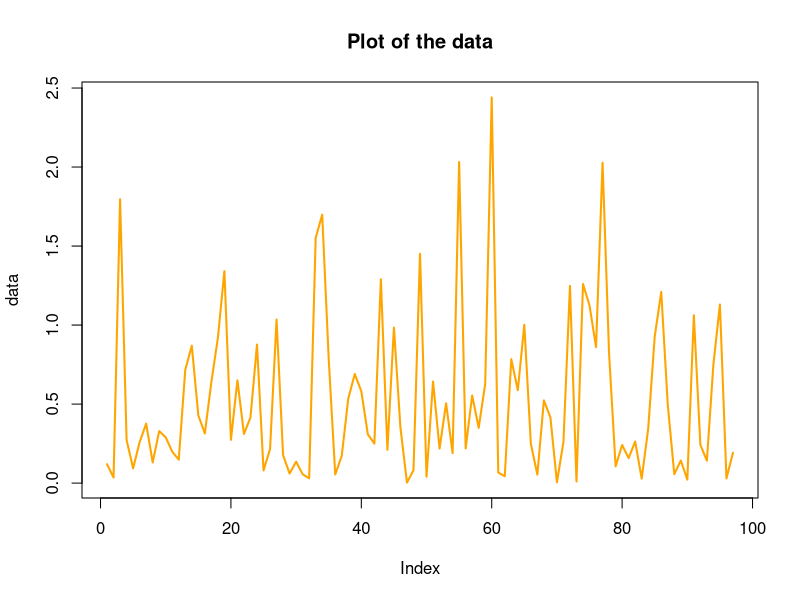
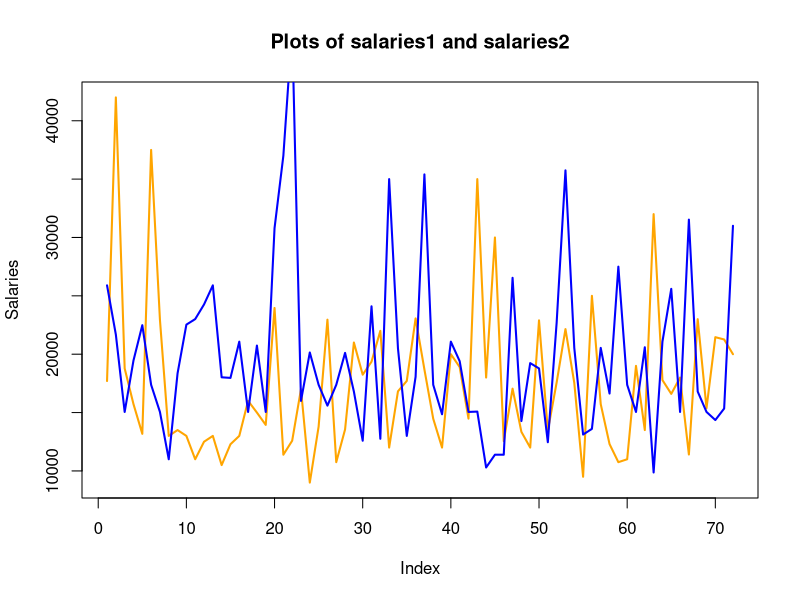
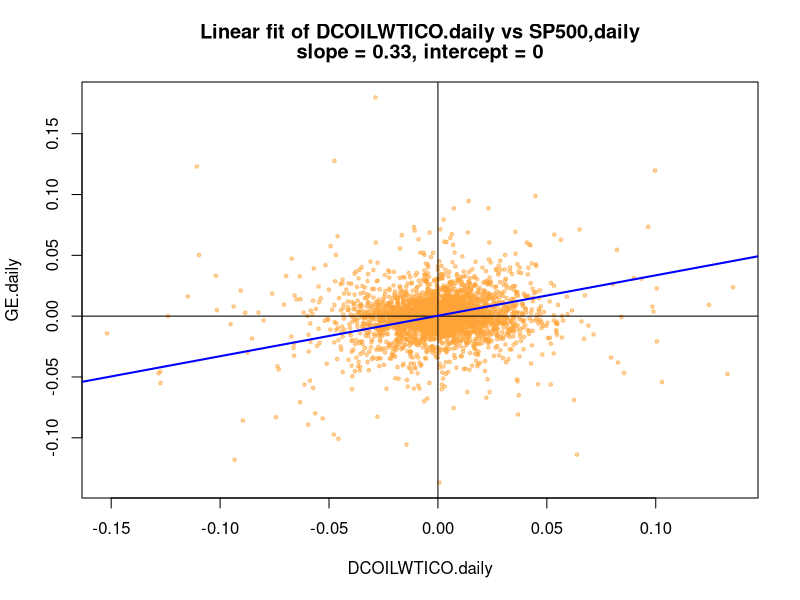

Recreate these plots in R, in order.
# studio12.r

# Bootstrap problem --------------------------
# ------------------------------------- #
# Sample code for finding a bootstrap confidence interval for the mean 
# We use simulated data

# Simulate some data: we arbitrarily get it from an exponential(2) distribution.
# with sample size 97
data = rexp(97, 2)

# Plot the data to see that it appears reasonable
plot(data, col="orange", type='l', lwd=2, ylab="data")
title("Plot of the data")

#find the sample mean 
sampleMean = mean(data)

# Generate a lot of bootstrap mean differences and use them to compute delta*.
nboot = 5000
ndata = length(data)

deltaStar = rep(0,nboot)
for (j in 1:nboot)
{
  dataStar = sample(data, ndata, replace=TRUE)
  deltaStar[j] = mean(dataStar) - sampleMean
}
# Pick out the 0.025 and 0.975 quantiles of deltaStar
dstar_025 = quantile(deltaStar, 0.025)  
dstar_975 = quantile(deltaStar, 0.975)

# Since dstar_975 must be > dstar_025, the lower limit of the confidence interval
# must be sampleMean - dstar_975
confint = sampleMean - c(dstar_975, dstar_025)

cat("Sample mean difference = ", sampleMean, "\n")
s = sprintf("95%% bootstrap confidence interval = [%.3f, %.3f]\n", confint[1],confint[2])
cat(s)

# ------------------------------------- #
# Sample code for reading in the salary data
salarydata = read.csv("salaries.csv")
head(salarydata)

salaries1 = salarydata[,"Salaries.1"]
salaries2 = salarydata[,"Salaries.2"]

plot(salaries1, col="orange", type='l', lwd=2, ylab="Salaries")
lines(salaries2, col='blue', lwd=2)
title("Plots of salaries1 and salaries2")

# ------------------------------------- #
# Financial data problem: linear regression ---
# Read financial data
s12data.daily = read.csv('studio12financialDaily.csv')
print(head(s12data.daily))
print(tail(s12data.daily))
typeof(s12data.daily)
print(dim(s12data.daily))

# Extract columns
SP500.daily = s12data.daily[,"SP500.daily"]
GE.daily = s12data.daily[,"GE.daily"]
DCOILWTICO.daily = s12data.daily[,"DCOILWTICO.daily"]

# Set colors
GE.col = 'cyan'
SP500.col = 'blue'
scatter.col = rgb(1,.643,.224,alpha=.5)

# Linear regression of GE.daily vs, SP500.daily
plot(DCOILWTICO.daily, GE.daily, pch=19, cex=.5, col=scatter.col)
abline(h=0,v=0)

# This fits the model DCOILWTICO.daily = a + b1*SP500.daily
lmfit = lm(DCOILWTICO.daily ~ SP500.daily)
abline(lmfit,col='blue', lwd=2)
print(summary(lmfit))
# Using numbers in lmfit we can write the title --this could be automated
title(c("Linear fit of DCOILWTICO.daily vs SP500,daily", "slope = 0.33, intercept = 0"))

# ------------------------------------- #
# Financial data problem: multiple linear regression ---
# Try to make sense of the output of the following multiple linear regression
# Linear regression of GE.daily vs, (SP500.daily, DCOILWTICO.daily)

# This fits the model GE.daily = a + b1*SP500.daily + b2*DCOILWTICO.daily
lmfit = lm(GE.daily ~ SP500.daily + DCOILWTICO.daily)
print(summary(lmfit))
